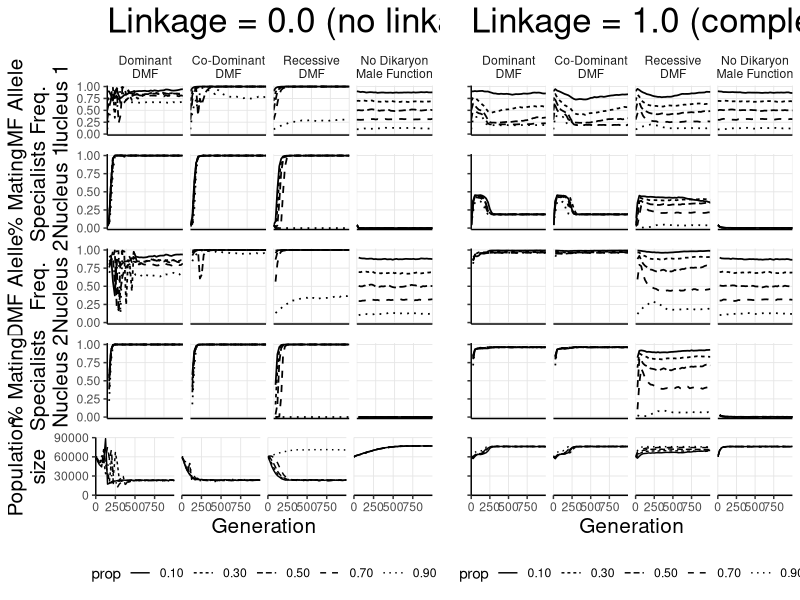

This figure's R source:
library("ggplot2")
library("tidyr")
library(gridExtra)

# prep --------------------------------------------------------------------


setwd("/Users/user/Desktop/BMS/fig_competition")
#loads dataset
d1 <- read.csv("output.grouped.V5.3.third.csv",row.names = NULL)
d1$trt <- sub("temp_","",d1$trt)
d2 <- separate(d1,trt,c("linkage","role","prop"),sep="_")
d2$role[d2$role==0] <- "Dominant\nDMF"
d2$role[d2$role==1] <- "Co-Dominant\nDMF"
d2$role[d2$role==2] <- "Recessive\nDMF"
d2$role[d2$role==3] <- "No Dikaryon\nMale Function"
d2$role <- factor(d2$role,c("Dominant\nDMF","Co-Dominant\nDMF","Recessive\nDMF","No Dikaryon\nMale Function"))
#proprotion maters is 
d2$non_zero <- (d2$zero1+d2$lt151+d2$gt151)-d2$zero1
d2$p_maters <- (d2$gt151+d2$gt152)/(d2$lt151+d2$gt151+d2$lt152+d2$gt152)
d2$p_maters1 <- (d2$gt151)/(d2$lt151+d2$gt151)
d2$p_maters2 <- (d2$gt152)/(d2$lt152+d2$gt152)
d2$mat      <- (d2$mat1+d2$mat2)/(d2$tot1+d2$tot2)
d_link   <- d2[d2$linkage=="link",]
d_unlink <- d2[d2$linkage=="unlink",]

# linked ------------------------------------------------------------------
lmaters1 <- ggplot(data=d_link,aes(x=gen,y=p_maters1)) +
  scale_x_continuous(expand=c(0,0),limits=c(0,1000))+
  scale_y_continuous(expand=c(0,0),limits=c(-0.02,1.02))+
  geom_line(aes(group=prop,lty=prop),size=0.6) + facet_grid(cols=vars(d_link$role)) + 
  theme_classic() + theme(axis.title.x = element_blank(),
                     axis.text = element_blank(),
                     axis.ticks.x = element_blank(),
                     panel.grid.minor = element_blank(),
                     panel.grid.major = element_line(size=0.3,colour="grey90"),
                     plot.title = element_text(size=25),
                     strip.background = element_blank(),
                     legend.position = "none") + 
  ggtitle("Linkage = 1.0 (complete linkage)") +
  ylab("")
  #ylab("Proportion of\nmale function\nmating types 1")
lmaters2 <- ggplot(data=d_link,aes(x=gen,y=p_maters2)) + 
  scale_x_continuous(expand=c(0,0),limits=c(0,1000))+
  scale_y_continuous(expand=c(0,0),limits=c(-0.02,1.02))+
  geom_line(aes(group=prop,lty=prop),size=0.6) + facet_grid(cols=vars(d_link$role)) + 
  theme_classic() + theme(axis.title.x = element_blank(),
                     axis.text = element_blank(),
                     strip.text = element_blank(),
                     axis.ticks.x = element_blank(),
                     panel.grid.minor = element_blank(),
                     panel.grid.major = element_line(size=0.3,color="grey90"),
                     legend.position = "none") + 
  ylab("")
  #ylab("Proportion of\nmale function\nmating types 2")
lparasites1 <- ggplot(data=d_link,aes(x=gen,y=mat1/tot1)) + geom_line(aes(group=prop,lty=prop),size=0.6) + facet_grid(cols=vars(d_link$role)) + 
  scale_x_continuous(expand=c(0,0),limits=c(0,1000))+
  scale_y_continuous(expand=c(0,0),limits=c(-0.02,1.02))+
  theme_classic() + theme(axis.title.x = element_blank(),
                     strip.text.x = element_blank(),
                     axis.text = element_blank(),
                     axis.ticks.x = element_blank(),
                     panel.grid.minor = element_blank(),
                     panel.grid.major = element_line(size=0.3,color="grey90"),
                     legend.position = "none") + 
  ylab("")
  #ylab(" >66% Mating\nFitness\nNucleus 1")
lparasites2 <- ggplot(data=d_link,aes(x=gen,y=mat2/tot2)) + geom_line(aes(group=prop,lty=prop),size=0.6) + facet_grid(cols=vars(d_link$role)) + 
  scale_x_continuous(expand=c(0,0),limits=c(0,1000),breaks=c(0,250,500,750))+
  scale_y_continuous(expand=c(0,0),limits=c(-0.02,1.02))+
  theme_classic() + theme(axis.title.x = element_blank(),
                     strip.text.x = element_blank(),
                     axis.text = element_blank(),
                     axis.ticks.x = element_blank(),
                     panel.grid.minor = element_blank(),
                     panel.grid.major = element_line(size=0.3,color="grey90"),
                     legend.position = "none") + 
  labs(lty="Initial Proportion of non-maters")+
  xlab("Generations") + ylab("")

lpop_size <- ggplot(data=d_link,aes(x=gen,y=non_zero)) + geom_line(aes(group=prop,lty=prop)) + facet_grid(cols=vars(d_link$role)) + 
  scale_x_continuous(expand=c(0,0),limits=c(0,1000),breaks=c(0,250,500,750))+
  scale_y_continuous(expand=c(0,0),limits=c(-200,90200),breaks=c(0,30000,60000,90000))+
  theme_classic() + ylab("") + xlab("Generation") +
  theme(
    panel.grid.minor=element_blank(),
    axis.text.y=element_blank(),
    axis.title.x = element_text(size=15),
    panel.grid.major=element_line(size=0.3,color="grey90"),
    strip.text.x=element_blank(),
    legend.position="bottom"
  )



# unlinked ----------------------------------------------------------------
umaters1 <- ggplot(data=d_unlink,aes(x=gen,y=p_maters1)) +
  scale_x_continuous(expand=c(0,0),limits=c(0,1000))+
  scale_y_continuous(expand=c(0,0),limits=c(-0.02,1.02))+
  geom_line(aes(group=prop,lty=prop),size=0.6) + facet_grid(cols=vars(d_unlink$role)) + 
  theme_classic() + theme(axis.title.x = element_blank(),
                     axis.text.x = element_blank(),
                     axis.ticks.x = element_blank(),
                     axis.title.y = element_text(size=15),
                     panel.grid.minor = element_blank(),
                     plot.title = element_text(size=25),
                     panel.grid.major = element_line(size=0.3,colour="grey90"),
                     strip.background = element_blank(),
                     legend.position = "none") + 
  ggtitle("Linkage = 0.0 (no linkage)") +
  ylab("DMF Allele\nFreq.\nNucleus 1")
umaters2 <- ggplot(data=d_unlink,aes(x=gen,y=p_maters2)) + 
  scale_x_continuous(expand=c(0,0),limits=c(0,1000))+
  scale_y_continuous(expand=c(0,0),limits=c(-0.02,1.02))+
  geom_line(aes(group=prop,lty=prop),size=0.6) + facet_grid(cols=vars(d_unlink$role)) + 
  theme_classic() + theme(axis.title.x = element_blank(),
                     axis.text.x = element_blank(),
                     strip.text = element_blank(),
                     axis.title.y = element_text(size=15),
                     axis.ticks.x = element_blank(),
                     panel.grid.minor = element_blank(),
                     panel.grid.major = element_line(size=0.3,color="grey90"),
                     legend.position = "none") + 
  ylab("DMF Alelle\nFreq.\nNucleus 2")

uparasites1 <- ggplot(data=d_unlink,aes(x=gen,y=mat1/tot1)) + geom_line(aes(group=prop,lty=prop),size=0.6) + facet_grid(cols=vars(d_unlink$role)) + 
  scale_x_continuous(expand=c(0,0),limits=c(0,1000))+
  scale_y_continuous(expand=c(0,0),limits=c(-0.02,1.02))+
  theme_classic() + theme(axis.title.x = element_blank(),
                     strip.text.x = element_blank(),
                     axis.text.x = element_blank(),
                     axis.title.y = element_text(size=15),
                     axis.ticks.x = element_blank(),
                     panel.grid.minor = element_blank(),
                     panel.grid.major = element_line(size=0.3,color="grey90"),
                     legend.position = "none") + 
  ylab("% Mating\nSpecialists\nNucleus 1")
uparasites2 <- ggplot(data=d_unlink,aes(x=gen,y=mat2/tot2)) + geom_line(aes(group=prop,lty=prop),size=0.6) + facet_grid(cols=vars(d_unlink$role)) + 
  scale_x_continuous(expand=c(0,0),limits=c(0,1000),breaks=c(0,250,500,750))+
  scale_y_continuous(expand=c(0,0),limits=c(-0.02,1.02))+
  theme_classic() + theme(axis.title.x = element_blank(),
                     strip.text.x = element_blank(),
                     axis.text.x = element_blank(),
                     axis.title.y = element_text(size=15),
                     axis.ticks.x = element_blank(),
                     panel.grid.minor = element_blank(),
                     panel.grid.major = element_line(size=0.3,color="grey90"),
                     legend.position = "none") + 
  labs(lty="Initial Proportion of non-maters")+
  xlab("Generations") + ylab("% Mating\nSpecialists\nNucleus 2")

upop_size <- ggplot(data=d_unlink,aes(x=gen,y=non_zero)) + geom_line(aes(group=prop,lty=prop)) + facet_grid(cols=vars(d_unlink$role)) + 
  scale_x_continuous(expand=c(0,0),limits=c(0,1000),breaks=c(0,250,500,750))+
  scale_y_continuous(expand=c(0,0),limits=c(-200,90200),breaks=c(0,30000,60000,90000))+
  theme_classic() + ylab("Population\nsize") + xlab("Generation") +
  theme(
    panel.grid.minor=element_blank(),
    axis.title.y = element_text(size=15),
    axis.title.x = element_text(size=15),
    panel.grid.major=element_line(size=0.3,color="grey90"),
    strip.text.x=element_blank(),
    legend.position="bottom"
  )




# plotting ----------------------------------------------------------------


#grid.arrange(lmaters1,lparasites1,lmaters2,lparasites2,
#             nrow=4,heights=c(1.3,1,1,1.5))
#grid.arrange(umaters1,uparasites1,umaters2,uparasites2,
#             nrow=4,heights=c(1.3,1,1,1.5))
pdf("/Users/user/Desktop/BMS/fig_competition/fig_comp.Apr30.pdf",width=12,height=8.3)
grid.arrange(umaters1,lmaters1,
             uparasites1,lparasites1,
             umaters2,lmaters2,
             uparasites2,lparasites2,
             upop_size,lpop_size,
             nrow=5,heights=c(1.55,1,1,1,1.8),widths=c(0.55,0.45))
dev.off()

